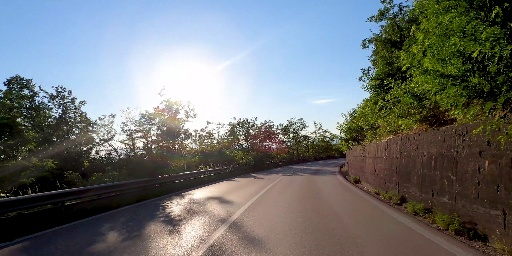
#> input picture Images/2384.jpg, 512 x 256 px; its folder holds only this picture in this run
$ python m3_annotation.py
#> lines starting #> are read from the running program, lines starting #| are printed output that depends on the picture
import os
import matplotlib.pyplot as plt
import cv2
from matplotlib.widgets import PolygonSelector, TextBox
import numpy as np
import shutil
import sys

from create_json import to_json


class metos_annotation_tool():
    def __init__(self):
        # PROGRAMI ISTEDIGINIZ GIBI AYARLAMAK ICIN BURADAKI DEGERLERLE OYNAYIN.
        self.dataset_image_size = (512, 256)
        self.guide_line_freq = 22 # Çizilecek yardımcı çizgi sayısı.
        self.window_start_loc = '+200+300' # Açılacak pencerenin konumu.
        self.window_size = (12, 6) # Açılacak pencerenin boyutu.
        self.required_point_number = 12 # Eğer belirli bir sayıda nokta işaretlemeniz gerekiyorsa ayarlayın.
        self.log_check0 = False # Işaretlediğiniz nokta sayısını yazdırmak için ayarlayın.
        self.log_check1 = True # Q ile bir sonraki resme geçtiğizde kaç nokta işaretlediğinizi, noktaların u, v kordinatlarını, ve lines listinin uzunluğunu yazdırmak için ayarlayın.
        self.shut_down_key = 'x' # Programı kapatmak için istediğiniz tuşu ayarlayın.
        self.next_image_key = 'q' # Bir sonraki resme geçmek için istediğiniz tuşu ayarlayın.
        self.line_color = 'y' # {'b', 'g', 'r', 'c', 'm', 'y', 'k', 'w'}
        self.line_alpha = 0.6 # noktalari secerken olusan dogrularin seffafligi
        self.guideline_alpha = 0.7
        self.guidline_thickness = 2 # yardimci dogrularin kalinligi

        self.image_path = 'Images/' # Veri setinizde bulunan resimlerin bulunacağı yol.
        self.annotated_image_path = 'Images/annotated_images/' # Işaretlediğniz resimlerin taşınacağı yol.
        self.image_path_for_json = ' '
        #######################################################################

        self.count = 0
        self.image = None
        self.lines = []

    def shut_down(self, shut_down_event):
        if shut_down_event.key == self.shut_down_key or shut_down_event.key == self.shut_down_key.upper():
            print('Kapatiliyor...')
            sys.exit()

    def point_callback(self, click):
        u, v = click.xdata, click.ydata
        self.lines.append(int(u))
        self.lines.append(int(v))
        self.count += 1
        if self.log_check0:
            print('Nokta sayisi: ', self.count)
            if self.count == self.required_point_number:
                count = 0
                print('!!!!! SONRAKI RESME GEC !!!!!')

    def toggle_selector(self, selector_event):
        toggle_selector.RS.set_active(True)

    def onpress(self, onpress_event):
        if onpress_event.key == self.next_image_key or onpress_event.key == self.next_image_key.upper():
            # console logs
            if self.log_check1:
                print('Dogru kordinatlari: ', self.lines)
                print('lines degiskeni uzunlugu: ', len(self.lines))
                print('Toplam isaretlenen nokta sayisi: ', len(self.lines) // 2)
            # for safety
            if len(self.lines) != 0:
                to_json(self.lines, self.image_path_for_json)
                shutil.move(self.image_path_for_json, self.annotated_image_path)
            self.image = None
            self.lines = []
            plt.close()

    def main(self):
        for filename in os.listdir(self.image_path):
            if filename.endswith('.jpg') or filename.endswith('.png'):
                print('Resim adi: ', filename)
                image = cv2.imread(self.image_path + filename)
#> image is the input picture: shape (256, 512, 3); mean B, G, R 116.9, 116.2, 112.5
                self.image_path_for_json = self.image_path + filename

                # give your dataset image size to resize function
                image = cv2.resize(image, self.dataset_image_size)
                image = cv2.cvtColor(image, cv2.COLOR_BGR2RGB)
                # for guide lines
                black_image = np.zeros_like(image)
                for i in range(image.shape[0]):
                    if i % 22 == 0:
                        black_image = cv2.line(black_image, (0, i), (image.shape[1], i), (255, 0, 0), 2)
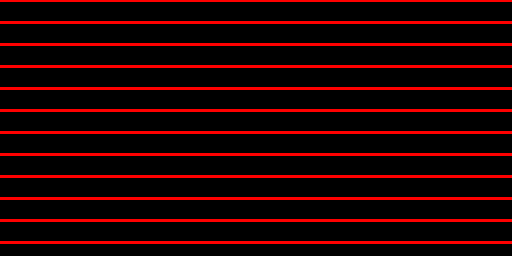
#> black_image: shape (256, 512, 3); mean R, G, B 34.9, 0, 0
                image = cv2.addWeighted(image, 1, black_image, self.guideline_alpha, self.guidline_thickness)
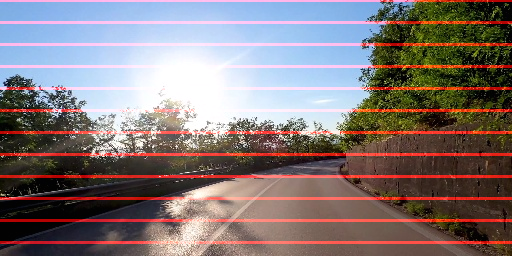
#> image: shape (256, 512, 3); mean R, G, B 131.9, 118.2, 118.9
                # plot
                fig, ax = plt.subplots(1, figsize = self.window_size)
                ax = plt.axes([0.0, 0.0, 1.0, 1.0])
                ax.imshow(image)
                fig.canvas
                plt.xlabel(filename)
                mngr = plt.get_current_fig_manager()
                mngr.window.wm_geometry(self.window_start_loc)

                # for visualizing linestrips
#> (the run stopped early here; a loop or call above may not have finished)
